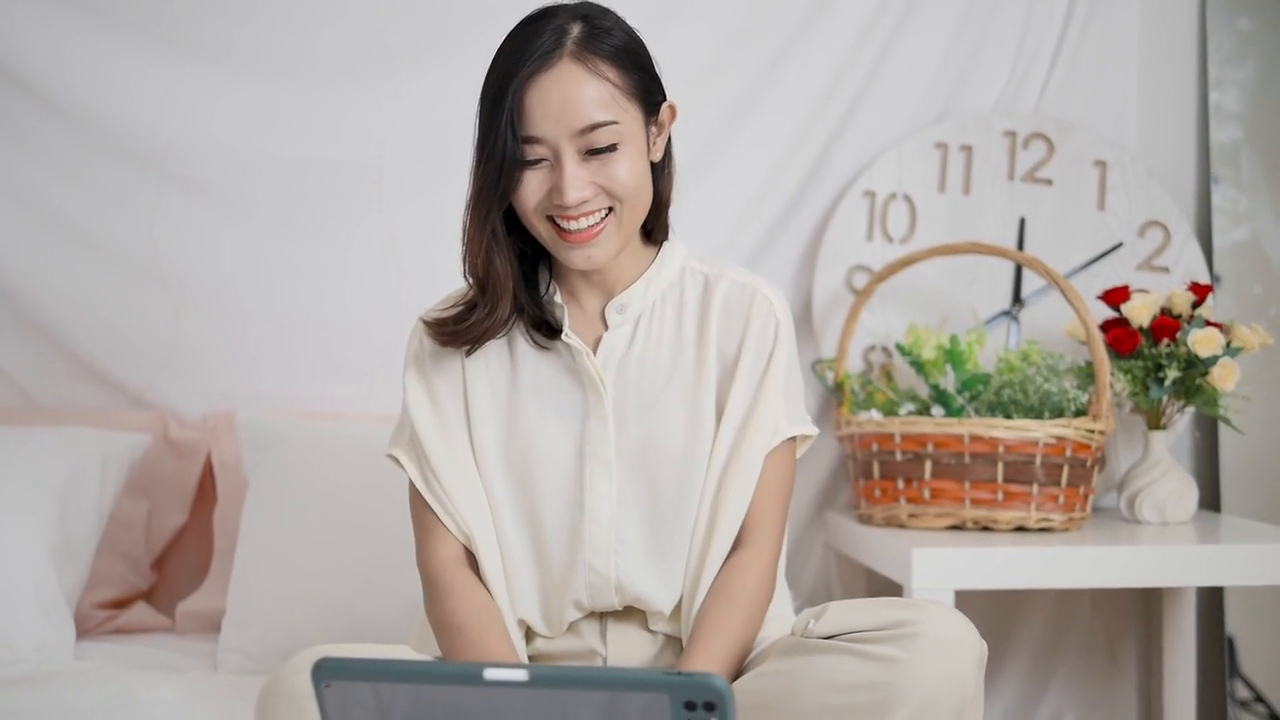
#> input picture frame 46 of videos/talking.mp4, 1280 x 720 px, given in place of street.mp4, which was not available
$ python Task_A.py
#> lines starting #> are read from the running program, lines starting #| are printed output that depends on the picture; pictures that were not available may be replaced by others from this repository, and a replacement may not be noted
import cv2
import numpy as np
import os

# === File Paths ===
video_path = 'videos/street.mp4'
face_detector_path = 'face_detector.xml'
talking_path = 'videos/talking.mp4'
endscreen_path = 'videos/endscreen.mp4'
watermark1_path = 'watermarks/watermark1.png'
watermark2_path = 'watermarks/watermark2.png'
final_output_path = 'outputs/final_with_endscreen.avi'

# === Load Face Detector ===
face_cascade = cv2.CascadeClassifier(face_detector_path)

# === Load Video Properties ===
cap = cv2.VideoCapture(video_path)
fps = int(cap.get(cv2.CAP_PROP_FPS))
frame_width = int(cap.get(cv2.CAP_PROP_FRAME_WIDTH))
frame_height = int(cap.get(cv2.CAP_PROP_FRAME_HEIGHT))
fourcc = cv2.VideoWriter_fourcc(*'mp4v')
out = cv2.VideoWriter(final_output_path, fourcc, fps, (frame_width, frame_height))

# === STEP 1: Brightness Detection ===
brightness_values = []
for _ in range(30):
    ret, frame = cap.read()
    if not ret:
        break
    gray = cv2.cvtColor(frame, cv2.COLOR_BGR2GRAY)
    brightness_values.append(np.mean(gray))
#> this loop made 30 passes
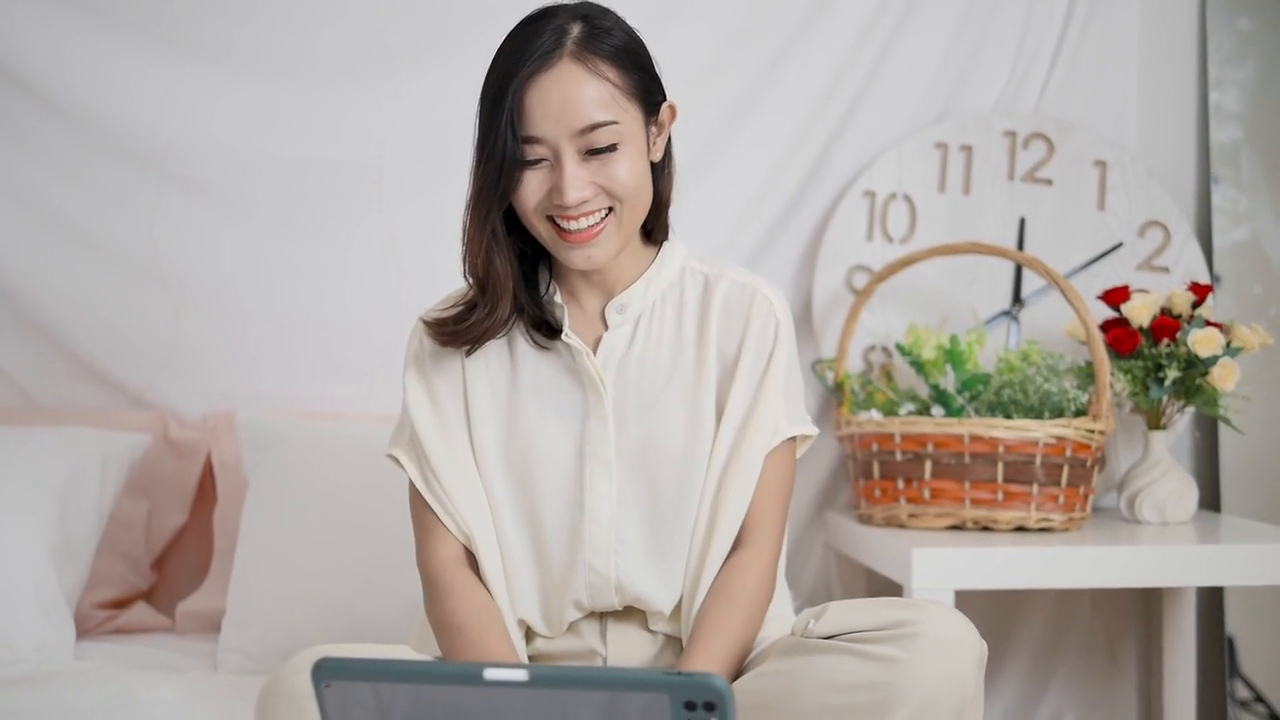
#> input picture frame 46 of videos/talking.mp4, 1280 x 720 px, given in place of street.mp4, which was not available
#> after the loop:
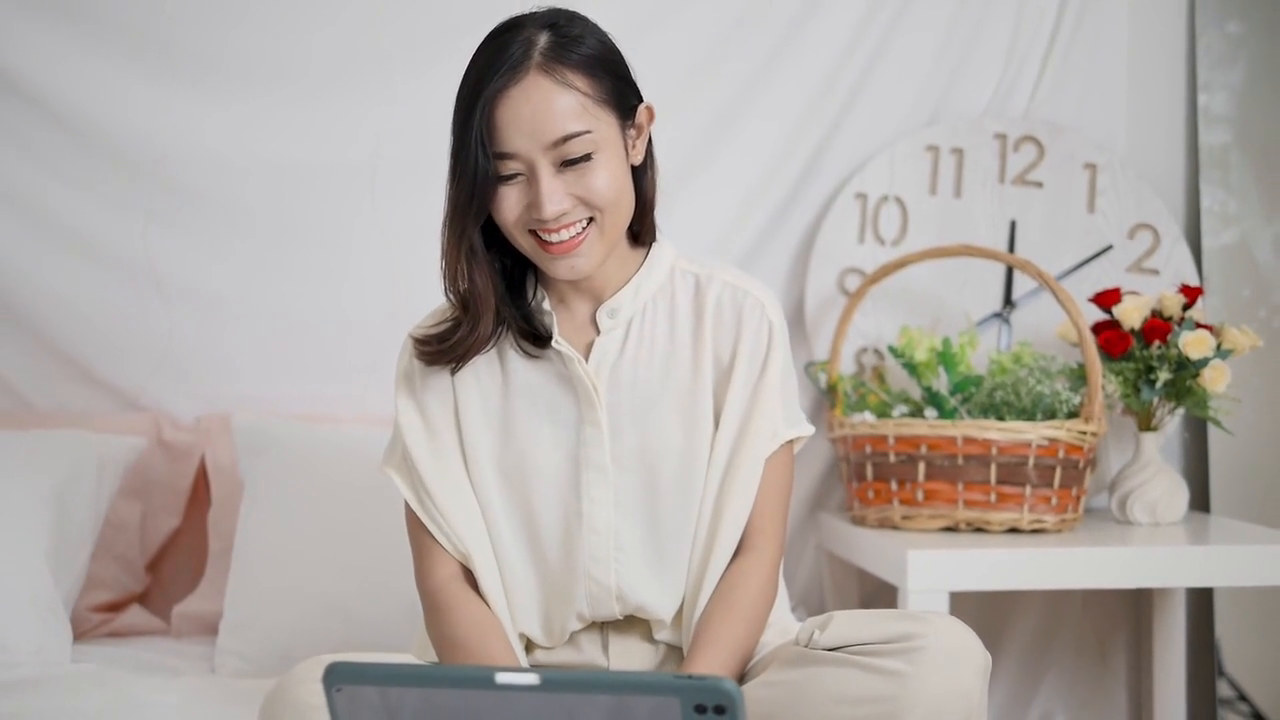
#> frame: shape (720, 1280, 3); mean B, G, R 163.5, 168, 175.6
#> after the loop:
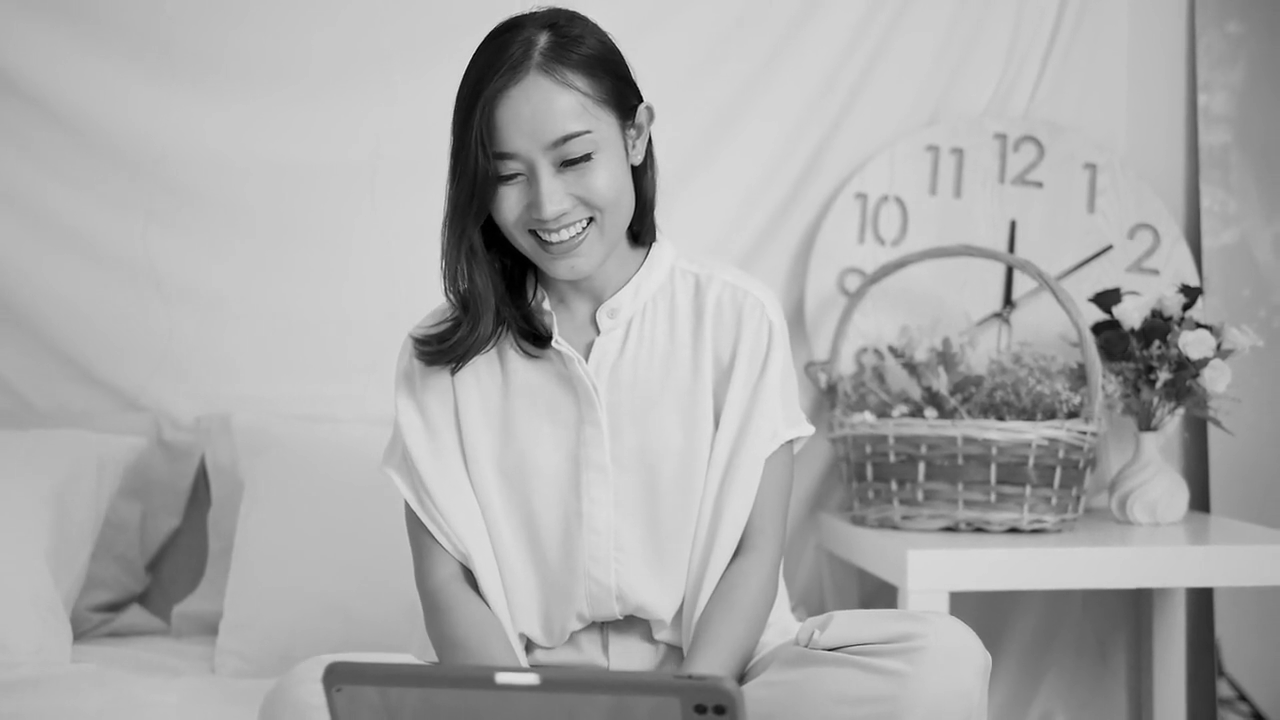
#> gray: shape (720, 1280); min 0, max 232, mean 169.8
#> after the loop, brightness_values = 30 values, max 170.5 at index 13, min 169.7 at index 26, mean 170.2
cap.set(cv2.CAP_PROP_POS_FRAMES, 0)  # Reset video to start
brightness_increase_needed = np.mean(brightness_values) < 100  # Night scene check
#> brightness_increase_needed = False

def brighten(frame, value=40):
    hsv = cv2.cvtColor(frame, cv2.COLOR_BGR2HSV)
    h, s, v = cv2.split(hsv)
    v = np.clip(v + value, 0, 255)
    return cv2.cvtColor(cv2.merge((h, s, v)), cv2.COLOR_HSV2BGR)

# === Watermark Function ===
def insert_watermark(frame, count, wm1, wm2):
    wm = wm1 if (count % 200) < 100 else wm2
    if wm.shape[2] == 4:
        overlay = frame.copy().astype(np.float32)
        wm_rgb = wm[:, :, :3].astype(np.float32)
        wm_alpha = (wm[:, :, 3].astype(np.float32) / 255.0) * 1.5
        for c in range(3):
            overlay[:, :, c] = wm_alpha * wm_rgb[:, :, c] + (1 - wm_alpha) * overlay[:, :, c]
        return np.clip(overlay, 0, 255).astype(np.uint8)
    else:
        return cv2.addWeighted(frame, 0.85, wm, 1, 0)

# === Overlay Function ===
def apply_overlay(frame, overlay_frame, position=(20, 20)):
    x, y = position
    h, w = overlay_frame.shape[:2]
    if y + h <= frame.shape[0] and x + w <= frame.shape[1]:
        frame[y:y+h, x:x+w] = overlay_frame
    return frame

# === STEP 2: Load Overlay Video Frames ===
def load_overlay_frames(path, target_size):
    cap = cv2.VideoCapture(path)
    frames = []
    while True:
        ret, frame = cap.read()
        if not ret:
            break
        resized = cv2.resize(frame, target_size)
        frames.append(resized)
    cap.release()
    return frames

# === Load Watermarks ===
wm1 = cv2.imread(watermark1_path, cv2.IMREAD_UNCHANGED)
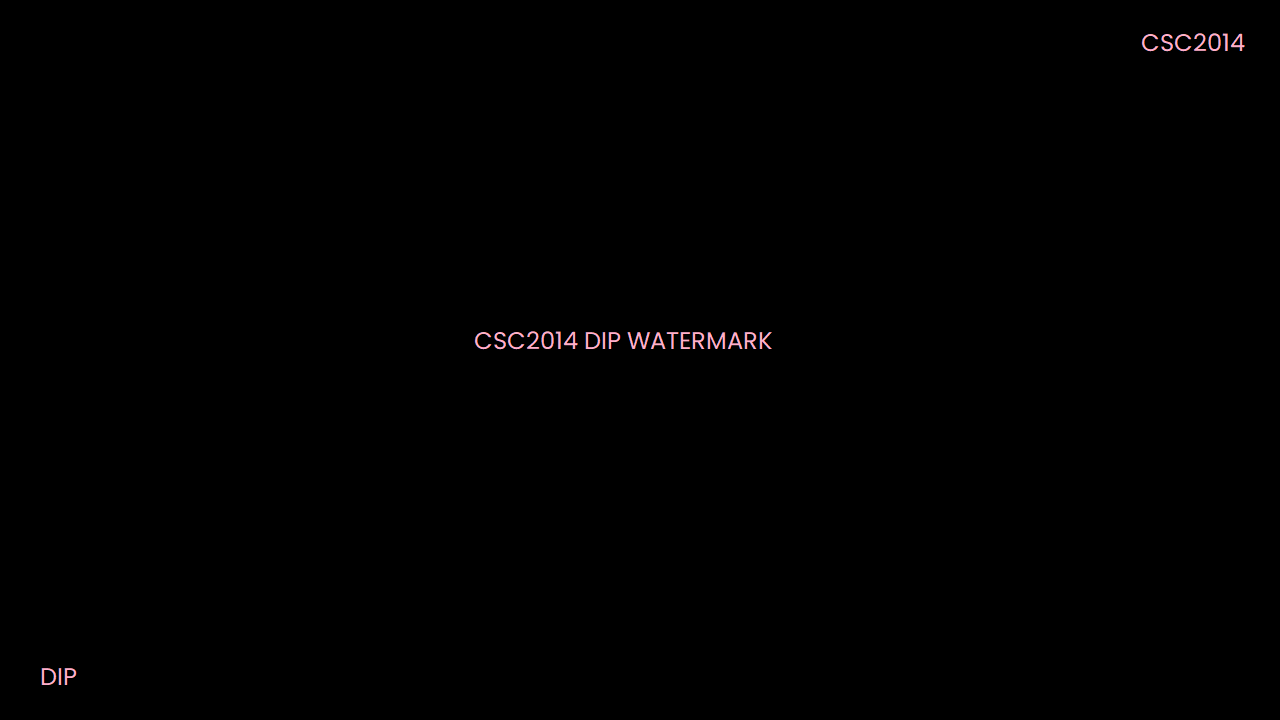
#> input picture watermarks/watermark1.png, 1280 x 720 px
#> wm1 is the input picture: shape (720, 1280, 3); mean B, G, R 0.5, 0.5, 0.7
wm2 = cv2.imread(watermark2_path, cv2.IMREAD_UNCHANGED)
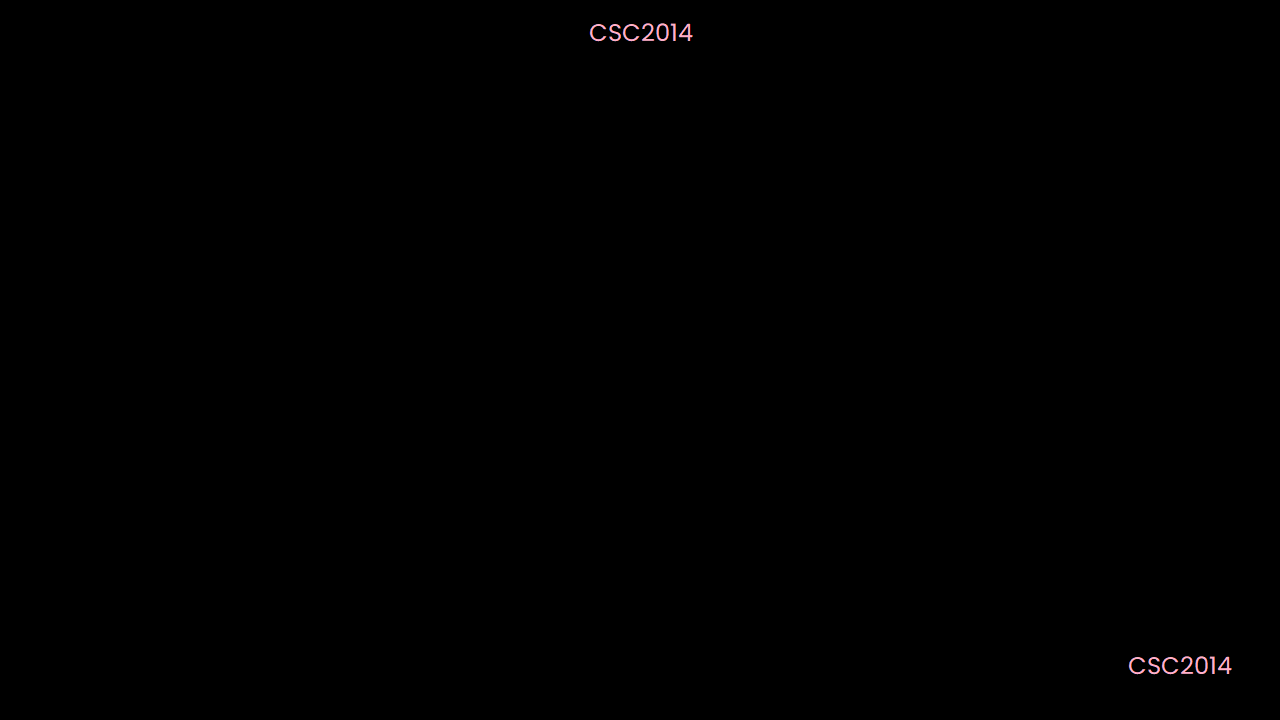
#> input picture watermarks/watermark2.png, 1280 x 720 px
#> wm2 is the input picture: shape (720, 1280, 3); mean B, G, R 0.2, 0.2, 0.3

# === Prepare Overlay Frames ===
target_overlay_width = int(frame_width * 0.24)
talking_cap = cv2.VideoCapture(talking_path)
ret, sample = talking_cap.read()
#> sample is the input picture: shape (720, 1280, 3); mean B, G, R 163.9, 168.5, 176
talking_cap.release()
target_overlay_height = int(target_overlay_width * (sample.shape[0] / sample.shape[1])) if ret else 0
#> target_overlay_height = 172
overlay_frames = load_overlay_frames(talking_path, (target_overlay_width, target_overlay_height))

# === STEP 3: Process Main Video ===
frame_count = 0
overlay_index = 0
while True:
    ret, frame = cap.read()
    if not ret:
        break

    # Brighten if necessary
    if brightness_increase_needed:
        frame = brighten(frame)

    # Face Detection & Blurring
    gray = cv2.cvtColor(frame, cv2.COLOR_BGR2GRAY)
    gray = cv2.equalizeHist(gray)
    faces = face_cascade.detectMultiScale(gray, 1.3, 5)
    for (x, y, w, h) in faces:
        face = frame[y:y+h, x:x+w]
        frame[y:y+h, x:x+w] = cv2.GaussianBlur(face, (99, 99), 30)

    # Overlay Talking Video
    if overlay_index < len(overlay_frames):
        frame = apply_overlay(frame, overlay_frames[overlay_index])
        overlay_index += 1

    # Add Watermark
    frame = insert_watermark(frame, frame_count, wm1, wm2)

    # Write Frame
    out.write(frame)
    frame_count += 1

cap.release()

# === STEP 4: Append Endscreen Video ===
cap_end = cv2.VideoCapture(endscreen_path)
while True:
    ret, frame = cap_end.read()
    if not ret:
        break
    frame = cv2.resize(frame, (frame_width, frame_height))
    out.write(frame)
cap_end.release()

# === STEP 5: Finalize Output ===
out.release()
cv2.destroyAllWindows()
print("Final video created at:", final_output_path)
